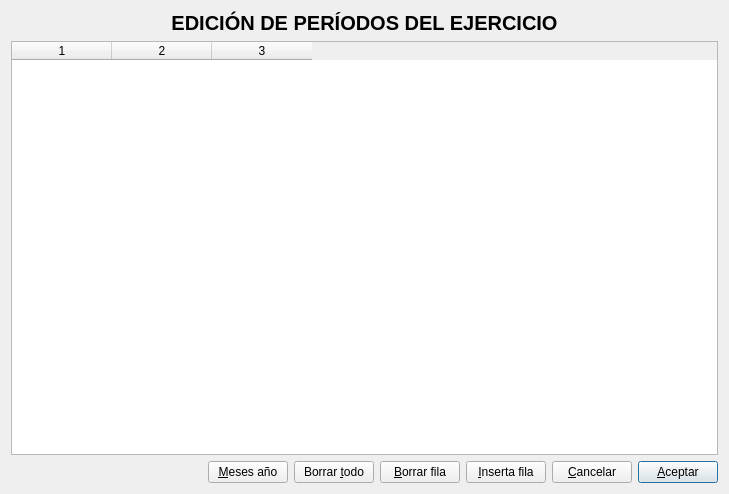
<ui version="4.0" >
 <class>periodos</class>
 <widget class="QDialog" name="periodos" >
  <property name="geometry" >
   <rect>
    <x>0</x>
    <y>0</y>
    <width>729</width>
    <height>494</height>
   </rect>
  </property>
  <property name="windowTitle" >
   <string>Períodos de ejercicio</string>
  </property>
  <layout class="QVBoxLayout" >
   <item>
    <widget class="QLabel" name="label" >
     <property name="font" >
      <font>
       <pointsize>15</pointsize>
       <weight>75</weight>
       <bold>true</bold>
      </font>
     </property>
     <property name="text" >
      <string>EDICIÓN DE PERÍODOS DEL EJERCICIO</string>
     </property>
     <property name="alignment" >
      <set>Qt::AlignCenter</set>
     </property>
    </widget>
   </item>
   <item>
    <widget class="QTableWidget" name="tableWidget" >
     <property name="rowCount" >
      <number>0</number>
     </property>
     <property name="columnCount" >
      <number>3</number>
     </property>
     <column/>
     <column/>
     <column/>
    </widget>
   </item>
   <item>
    <layout class="QHBoxLayout" >
     <item>
      <spacer>
       <property name="orientation" >
        <enum>Qt::Horizontal</enum>
       </property>
       <property name="sizeHint" stdset="0" >
        <size>
         <width>40</width>
         <height>20</height>
        </size>
       </property>
      </spacer>
     </item>
     <item>
      <widget class="QPushButton" name="mesespushButton" >
       <property name="text" >
        <string>&amp;Meses año</string>
       </property>
       <property name="icon" >
        <iconset resource="libroK.qrc" >
         <normaloff>:/images/librok-14.png</normaloff>:/images/librok-14.png</iconset>
       </property>
      </widget>
     </item>
     <item>
      <widget class="QPushButton" name="borratodopushButton" >
       <property name="text" >
        <string>Borrar &amp;todo</string>
       </property>
       <property name="icon" >
        <iconset resource="libroK.qrc" >
         <normaloff>:/graf/borrar.png</normaloff>:/graf/borrar.png</iconset>
       </property>
      </widget>
     </item>
     <item>
      <widget class="QPushButton" name="borrafilapushButton" >
       <property name="text" >
        <string>&amp;Borrar fila</string>
       </property>
       <property name="icon" >
        <iconset resource="libroK.qrc" >
         <normaloff>:/images/librok-17.png</normaloff>:/images/librok-17.png</iconset>
       </property>
      </widget>
     </item>
     <item>
      <widget class="QPushButton" name="insertapushButton" >
       <property name="text" >
        <string>&amp;Inserta fila</string>
       </property>
       <property name="icon" >
        <iconset resource="libroK.qrc" >
         <normaloff>:/images/librok-4.png</normaloff>:/images/librok-4.png</iconset>
       </property>
      </widget>
     </item>
     <item>
      <widget class="QPushButton" name="cancelarpushButton" >
       <property name="text" >
        <string>&amp;Cancelar</string>
       </property>
       <property name="icon" >
        <iconset resource="libroK.qrc" >
         <normaloff>:/images/librok-7.png</normaloff>:/images/librok-7.png</iconset>
       </property>
      </widget>
     </item>
     <item>
      <widget class="QPushButton" name="aceptarpushButton" >
       <property name="text" >
        <string>&amp;Aceptar</string>
       </property>
       <property name="icon" >
        <iconset resource="libroK.qrc" >
         <normaloff>:/images/librok-42.png</normaloff>:/images/librok-42.png</iconset>
       </property>
       <property name="default" >
        <bool>true</bool>
       </property>
      </widget>
     </item>
    </layout>
   </item>
  </layout>
 </widget>
 <resources>
  <include location="libroK.qrc" />
 </resources>
 <connections>
  <connection>
   <sender>cancelarpushButton</sender>
   <signal>clicked()</signal>
   <receiver>periodos</receiver>
   <slot>reject()</slot>
   <hints>
    <hint type="sourcelabel" >
     <x>457</x>
     <y>459</y>
    </hint>
    <hint type="destinationlabel" >
     <x>368</x>
     <y>465</y>
    </hint>
   </hints>
  </connection>
 </connections>
</ui>
